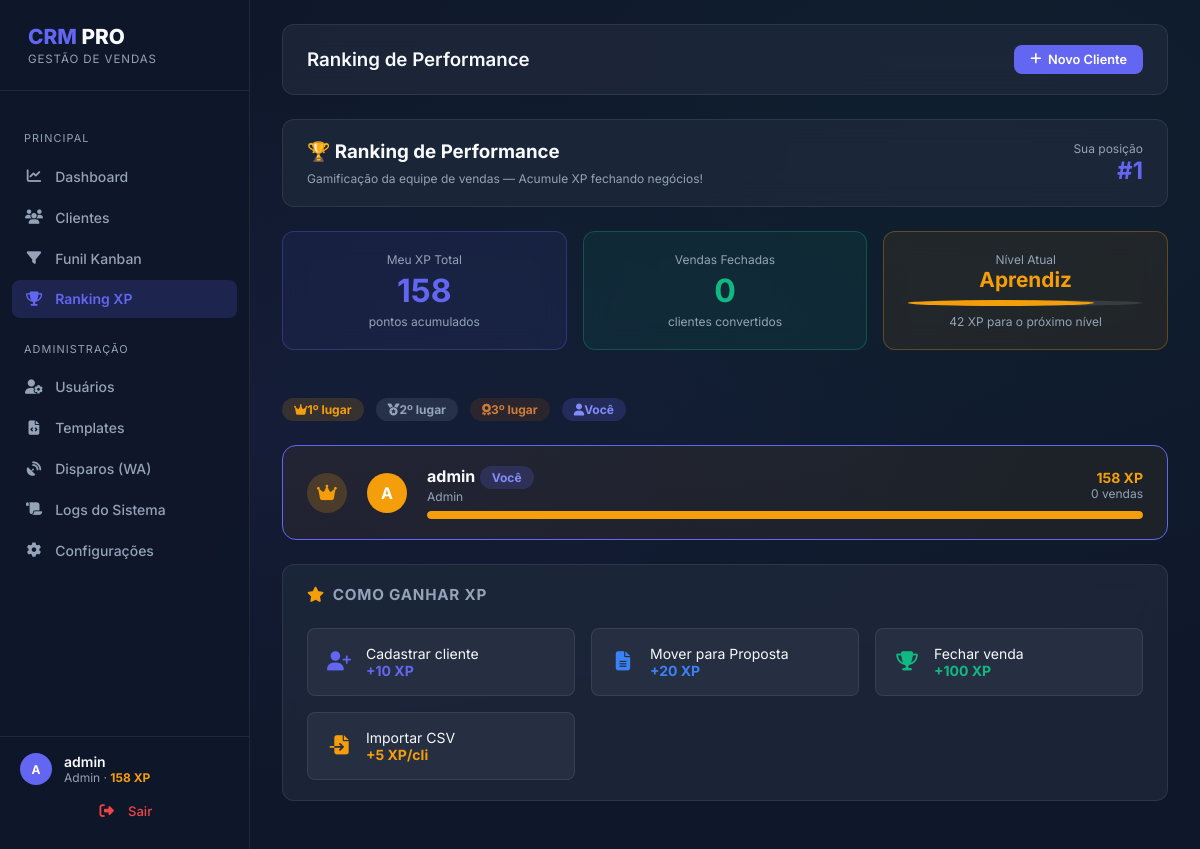
Page /ranking (signed in) on the committed database.
### app/models.py (models this page shows, shortened)
class User(UserMixin, db.Model):
    id = db.Column(db.Integer, primary_key=True)
    username = db.Column(db.String(64), index=True, unique=True)
    email = db.Column(db.String(120), index=True, unique=True)
    password_hash = db.Column(db.String(128))
    role = db.Column(db.String(20), default='vendedor') # 'admin', 'gerente', 'vendedor'
    performance_points = db.Column(db.Integer, default=0)
    created_at = db.Column(db.DateTime, default=datetime.utcnow)

### app/main/routes.py (the view)
@bp.route('/ranking')
@login_required
def ranking():
    users = User.query.order_by(User.performance_points.desc()).all()
    for user in users:
        user.closed_count = Client.query.filter_by(
            assigned_to=user.id, status='fechado'
        ).count()
    my_rank = next((i + 1 for i, u in enumerate(users) if u.id == current_user.id), '-')
    my_closed = Client.query.filter_by(
        assigned_to=current_user.id, status='fechado'
    ).count()
    xp = current_user.performance_points
    levels = [
        (0,    'Aprendiz',    200),
        (200,  'Prospector',  500),
        (500,  'Closer',      1000),
        (1000, 'Ninja de Vendas', 2000),
        (2000, 'Lenda',       None),
    ]
    level_name, xp_to_next, progress = 'Aprendiz', 200, 0
    for min_xp, name, next_xp in levels:
        if next_xp is None or xp < next_xp:
            level_name = name
            if next_xp:
                xp_to_next = next_xp - xp
                progress = int((xp - min_xp) / (next_xp - min_xp) * 100)
            else:
                xp_to_next = 0
                progress = 100
            break
    level = {'name': level_name, 'xp_to_next': xp_to_next, 'progress': progress}
    return render_template('main/ranking.html', title='Ranking de Performance',
                           ranking=users, my_rank=my_rank, my_closed=my_closed, level=level)

### app/models.py (called while the page is built)
@login.user_loader
def load_user(id):
    return User.query.get(int(id))

### app/templates/main/ranking.html (shortened to what this page needs)
{% extends "base.html" %}
{% block content %}
<div class="header-glass mb-4 d-flex justify-between">
    <div class="w-100">
        <h3 class="m-0">🏆 Ranking de Performance</h3>
        <div class="text-xs text-muted mt-2">
            Gamificação da equipe de vendas — Acumule XP fechando negócios!
        </div>
    </div>
    <div class="text-right flex-shrink-0">
        <div class="text-xs text-muted">Sua posição</div>
        <div class="font-bold text-primary" style="font-size: 1.5rem;">#{{ my_rank }}</div>
    </div>
</div>
<div class="grid grid-cols-auto-fit gap-3 mb-4">
    <div class="header-glass flex-col align-start m-0" style="background:rgba(99,102,241,0.08);border-color:rgba(99,102,241,0.3);">
        <div class="text-xs text-muted">Meu XP Total</div>
        <div class="font-bold text-primary" style="font-size: 2rem;">{{ current_user.performance_points }}</div>
        <div class="text-xs text-muted">pontos acumulados</div>
    </div>
    <div class="header-glass flex-col align-start m-0" style="background:rgba(16,185,129,0.08);border-color:rgba(16,185,129,0.3);">
        <div class="text-xs text-muted">Vendas Fechadas</div>
        <div class="font-bold text-success" style="font-size: 2rem;">{{ my_closed }}</div>
        <div class="text-xs text-muted">clientes convertidos</div>
    </div>
    <div class="header-glass flex-col align-start m-0" style="background:rgba(245,158,11,0.08);border-color:rgba(245,158,11,0.3);">
        <div class="text-xs text-muted">Nível Atual</div>
        <div class="font-bold text-warning" style="font-size: 1.3rem;">{{ level.name }}</div>
        <div class="w-100 mt-2 rounded-full" style="height:6px;background:rgba(255,255,255,0.1);">
            <div class="h-100 rounded-full text-warning" style="width:{{ level.progress }}%;background:#f59e0b;transition:width 1s;"></div>
        </div>
        <div class="text-xs text-muted mt-2">{{ level.xp_to_next }} XP para o próximo nível</div>
    </div>
</div>
<div class="d-flex flex-wrap gap-2 mb-4">
    <span class="badge" style="background:rgba(245,158,11,0.15);color:#f59e0b;"><i class="fa-solid fa-crown"></i> 1º lugar</span>
    <span class="badge" style="background:rgba(148,163,184,0.15);color:#94a3b8;"><i class="fa-solid fa-medal"></i> 2º lugar</span>
    <span class="badge" style="background:rgba(180,83,9,0.15);color:#cd7c3a;"><i class="fa-solid fa-award"></i> 3º lugar</span>
    <span class="badge badge-primary"><i class="fa-solid fa-user"></i> Você</span>
</div>
<div class="w-100">
    {% set max_xp = [ranking[0].performance_points, 1] | max if ranking else 1 %}
    {% for user in ranking %}
    {% set pos = loop.index %}
    <div class="rank-card rank-{{ pos if pos <= 3 else '' }} {{ 'rank-me' if user.id == current_user.id }}">
        <div class="rank-pos"
             style="background:{% if pos == 1 %}rgba(245,158,11,0.2);color:#f59e0b;
                    {% elif pos == 2 %}rgba(148,163,184,0.2);color:#94a3b8;
                    {% elif pos == 3 %}rgba(180,83,9,0.2);color:#cd7c3a;
                    {% else %}rgba(255,255,255,0.06);color:var(--text-muted);{% endif %}">
            {% if pos == 1 %}<i class="fa-solid fa-crown"></i>
            {% elif pos == 2 %}<i class="fa-solid fa-medal"></i>
            {% elif pos == 3 %}<i class="fa-solid fa-award"></i>
            {% else %}{{ pos }}{% endif %}
        </div>
        <div class="avatar avatar-lg"
             style="background:{% if pos == 1 %}#f59e0b{% elif pos == 2 %}#64748b{% elif pos == 3 %}#b45309{% else %}var(--primary-color){% endif %};">
            {{ user.username[0] | upper }}
        </div>
        <div class="flex-1">
            <div class="d-flex justify-between align-center">
                <div>
                    <span class="font-bold">{{ user.username }}</span>
                    {% if user.id == current_user.id %}
                    <span class="badge badge-primary mx-2">Você</span>
                    {% endif %}
                    <div class="text-xs text-muted">{{ user.role | capitalize }}</div>
                </div>
                <div class="text-right">
                    <div class="font-bold text-sm"
                        style="{% if pos == 1 %}color:#f59e0b;{% elif pos == 2 %}color:#94a3b8;{% elif pos == 3 %}color:#cd7c3a;{% else %}color:var(--primary-color);{% endif %}">
                        {{ user.performance_points }} XP
                    </div>
                    <div class="text-xs text-muted">{{ user.closed_count }} vendas</div>
                </div>
            </div>
            <div class="rank-bar">
                <div class="rank-bar-fill"
                     style="width:{{ (user.performance_points / max_xp * 100) | round }}%;
                            background:{% if pos == 1 %}#f59e0b{% elif pos == 2 %}#94a3b8{% elif pos == 3 %}#b45309{% else %}var(--primary-color){% endif %};">
                </div>
            </div>
        </div>
    </div>
    {% endfor %}
</div>
<div class="header-glass mt-4 flex-col align-start">
    <h4 class="card-title w-100">
        <i class="fa-solid fa-star text-warning"></i> Como Ganhar XP
    </h4>
    <div class="grid grid-cols-auto-fit gap-3 w-100 mt-2">
        {% for action, xp, icon, color in [
            ('Cadastrar cliente', '+10 XP', 'fa-user-plus', '#6366f1'),
            ('Mover para Proposta', '+20 XP', 'fa-file-alt', '#3b82f6'),
            ('Fechar venda', '+100 XP', 'fa-trophy', '#10b981'),
            ('Importar CSV', '+5 XP/cli', 'fa-file-import', '#f59e0b')
        ] %}
        <div class="bg-glass border-bottom rounded-md p-3 d-flex align-center gap-2" style="border: 1px solid var(--glass-border);">
            <i class="fa-solid {{ icon }} text-center flex-shrink-0" style="color:{{ color }};font-size:1.2rem;width:30px;"></i>
            <div>
                <div class="text-sm border-0">{{ action }}</div>
                <div class="font-bold text-sm" style="color:{{ color }};">{{ xp }}</div>
            </div>
        </div>
        {% endfor %}
    </div>
</div>
{% endblock %}

### app/templates/base.html (shortened to what this page needs)
<!DOCTYPE html>
<html lang="pt-br">
<head>
    <link rel="stylesheet" href="{{ url_for('static', filename='css/style.css') }}">
    <link rel="stylesheet" href="https://cdnjs.cloudflare.com/ajax/libs/font-awesome/6.5.0/css/all.min.css">
</head>
<body>
    {% if current_user.is_authenticated %}
    <aside class="sidebar" id="sidebar">
        <div class="sidebar-header">
            <h2 class="sidebar-brand">
                <span class="text-primary">CRM</span>
                <span class="text-main"> PRO</span>
            </h2>
            <div class="sidebar-tagline">
                GESTÃO DE VENDAS
            </div>
        </div>
        <nav class="sidebar-nav">
            <div class="nav-section-title m-0 mb-1">
                PRINCIPAL
            </div>
            <ul>
                <li>
                    <a href="{{ url_for('main.index') }}" class="nav-link {{ 'active' if request.endpoint == 'main.index' }}">
                        <i class="fa-solid fa-chart-line nav-icon"></i> Dashboard
                    </a>
                </li>
                <li>
                    <a href="{{ url_for('crm.list_clients') }}" class="nav-link {{ 'active' if request.endpoint in ['crm.list_clients','crm.new_client','crm.edit_client', 'crm.import_csv'] }}">
                        <i class="fa-solid fa-users nav-icon"></i> Clientes
                    </a>
                </li>
                <li>
                    <a href="{{ url_for('crm.kanban') }}" class="nav-link {{ 'active' if request.endpoint == 'crm.kanban' }}">
                        <i class="fa-solid fa-filter nav-icon"></i> Funil Kanban
                    </a>
                </li>
                <li>
                    <a href="{{ url_for('main.ranking') }}" class="nav-link {{ 'active' if request.endpoint == 'main.ranking' }}">
                        <i class="fa-solid fa-trophy nav-icon"></i> Ranking XP
                    </a>
                </li>
            </ul>
            {% if current_user.role in ['admin', 'gerente'] %}
            <div class="nav-section-title">
                ADMINISTRAÇÃO
            </div>
            <ul>
                <li>
                    <a href="{{ url_for('admin.list_users') }}" class="nav-link {{ 'active' if 'admin.list_users' == request.endpoint or 'admin.new_user' == request.endpoint or 'admin.edit_user' == request.endpoint }}">
                        <i class="fa-solid fa-user-gear nav-icon"></i> Usuários
                    </a>
                </li>
                <li>
                    <a href="{{ url_for('admin.templates_list') }}" class="nav-link {{ 'active' if 'admin.templates_list' in request.endpoint }}">
                        <i class="fa-solid fa-file-code nav-icon"></i> Templates
                    </a>
                </li>
                <li>
                    <a href="{{ url_for('admin.message_logs') }}" class="nav-link {{ 'active' if 'admin.message_logs' in request.endpoint }}">
                        <i class="fa-solid fa-satellite-dish nav-icon"></i> Disparos (WA)
                    </a>
                </li>
                <li>
                    <a href="{{ url_for('admin.logs') }}" class="nav-link {{ 'active' if request.endpoint == 'admin.logs' }}">
                        <i class="fa-solid fa-scroll nav-icon"></i> Logs do Sistema
                    </a>
                </li>
                <li>
                    <a href="{{ url_for('admin.settings') }}" class="nav-link {{ 'active' if request.endpoint == 'admin.settings' }}">
                        <i class="fa-solid fa-gear nav-icon"></i> Configurações
                    </a>
                </li>
            </ul>
            {% endif %}
        </nav>
        <div class="sidebar-footer">
            <div class="d-flex align-center gap-2 mb-2">
                <div class="avatar avatar-md">
                    {{ current_user.username[0] | upper }}
                </div>
                <div>
                    <div class="font-semibold text-sm">{{ current_user.username }}</div>
                    <div class="text-xs text-muted">
                        {{ current_user.role | capitalize }} &middot;
                        <span class="text-warning font-bold">{{ current_user.performance_points }} XP</span>
                    </div>
                </div>
            </div>
            <a href="{{ url_for('auth.logout') }}" class="nav-link logout-link">
                <i class="fa-solid fa-right-from-bracket nav-icon"></i> Sair
            </a>
        </div>
    </aside>
    <div class="main-content">
        <div class="header-glass mb-4">
            <div class="d-flex align-center gap-2">
                <h3 class="m-0 font-semibold text-main">{{ title }}</h3>
            </div>
            <div class="d-flex align-center gap-2 header-glass-action">
                <a href="{{ url_for('crm.new_client') }}" class="btn-primary btn-sm pt-2 w-100">
                    <i class="fa-solid fa-plus"></i> Novo Cliente
                </a>
            </div>
        </div>
        {% block content %}{% endblock %}
    </div>
    {% else %}
    {% block auth_content %}{% endblock %}
    {% endif %}
</body>
</html>

### app/templates/main/ranking.html (style rules this page uses)
.rank-card { background: var(--card-bg); border: 1px solid var(--glass-border); border-radius: 14px; padding: 1.25rem 1.5rem; display: flex; align-items: center; gap: 1.25rem; transition: transform 0.2s, box-shadow 0.2s; margin-bottom: 0.75rem; position: relative; overflow: hidden; }
.rank-card.rank-1 { border-color: #f59e0b; background: rgba(245,158,11,0.06); }
.rank-card.rank-me { border-color: var(--primary-color); }
.rank-pos { width: 40px; height: 40px; border-radius: 50%; display: flex; align-items: center; justify-content: center; font-weight: 800; font-size: 1.1rem; flex-shrink: 0; }
.rank-bar { height: 8px; background: rgba(255,255,255,0.08); border-radius: 4px; overflow: hidden; margin-top: 0.4rem; }
.rank-bar-fill { height: 100%; border-radius: 4px; transition: width 1.2s cubic-bezier(0.4,0,0.2,1); }

### rows in the picture
User: username "A", username "admin", role "Admin", performance_points "158", shows "Você", closed_count "0"

### other values in the picture
{{ title }} "Ranking de Performance"
{{ my_rank }} "1"
{{ my_closed }} "0"
{{ level.name }} "Aprendiz"
{{ level.xp_to_next }} "42"
{{ action }} "Cadastrar cliente" "Mover para Proposta" "Fechar venda" "Importar CSV"
{{ xp }} "+10 XP" "+20 XP" "+100 XP" "+5 XP/cli"
